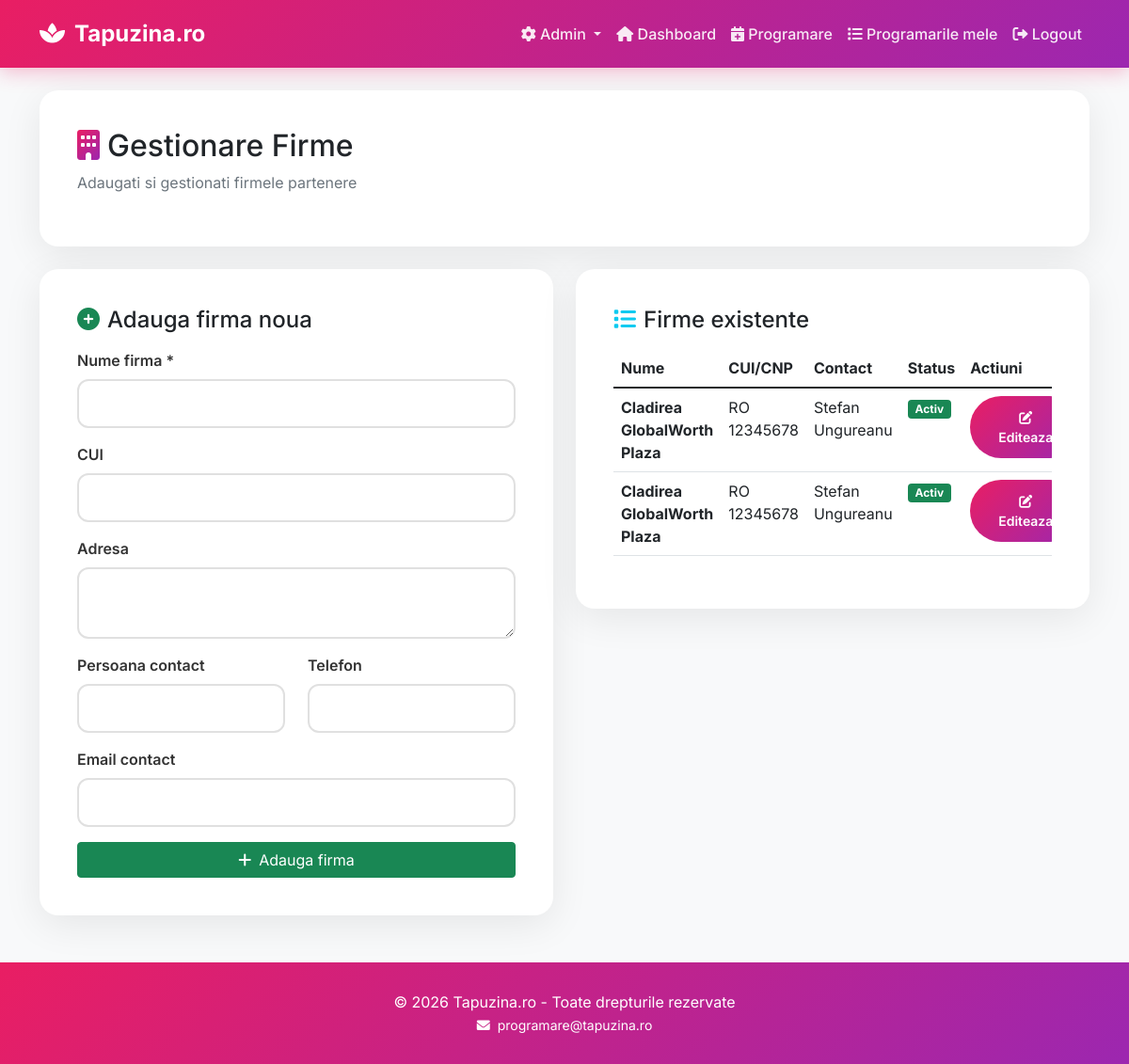
Screenshot of /admin-companies/ (signed in) with the database file from the repository.
### bookings/models.py (models this page shows, shortened)
class Company(models.Model):
    name = models.CharField(max_length=200, verbose_name="Nume firma")
    cui = models.CharField(max_length=50, blank=True, verbose_name="CUI")
    address = models.TextField(blank=True, verbose_name="Adresa firma")
    contact_person = models.CharField(max_length=100, blank=True, verbose_name="Persoana contact")
    contact_phone = models.CharField(max_length=20, blank=True, verbose_name="Telefon contact")
    contact_email = models.EmailField(blank=True, verbose_name="Email contact")
    is_active = models.BooleanField(default=True, verbose_name="Activ")
    created_at = models.DateTimeField(auto_now_add=True)
    class Meta:
        verbose_name = "Firma"
        verbose_name_plural = "Firme"
        ordering = ['name']

### bookings/views.py (the view)
# urls.py: path('admin-companies/', views.admin_companies, name='admin_companies'),
@login_required
@user_passes_test(is_admin)
def admin_companies(request):
    companies = Company.objects.all().order_by('name')
    return render(request, 'admin_companies.html', {'companies': companies})

### bookings/views.py (called while the page is built)
def is_admin(user):
    return user.is_staff or user.is_superuser

### bookings/templates/admin_companies.html (shortened to what this page needs)
{% extends 'base.html' %}
{% block content %}
<div class="row">
    <div class="col-12">
        <div class="card p-4 mb-4">
            <div class="card-body">
                <h2><i class="fas fa-building text-gradient me-2"></i>Gestionare Firme</h2>
                <p class="text-muted">Adaugati si gestionati firmele partenere</p>
            </div>
        </div>
    </div>
</div>
<div class="row">
    <div class="col-md-6">
        <div class="card p-4">
            <div class="card-body">
                <h4 class="mb-3"><i class="fas fa-plus-circle text-success me-2"></i>Adauga firma noua</h4>
                <form method="post" action="{% url 'add_company' %}">
                    <div class="mb-3">
                        <label class="form-label">Nume firma *</label>
                        <input type="text" name="name" class="form-control" required>
                    </div>
                    <div class="mb-3">
                        <label class="form-label">CUI</label>
                        <input type="text" name="cui" class="form-control">
                    </div>
                    <div class="mb-3">
                        <label class="form-label">Adresa</label>
                        <textarea name="address" class="form-control" rows="2"></textarea>
                    </div>
                    <div class="row">
                        <div class="col-md-6 mb-3">
                            <label class="form-label">Persoana contact</label>
                            <input type="text" name="contact_person" class="form-control">
                        </div>
                        <div class="col-md-6 mb-3">
                            <label class="form-label">Telefon</label>
                            <input type="text" name="contact_phone" class="form-control">
                        </div>
                    </div>
                    <div class="mb-3">
                        <label class="form-label">Email contact</label>
                        <input type="email" name="contact_email" class="form-control">
                    </div>
                    <button type="submit" class="btn btn-success w-100">
                        <i class="fas fa-plus me-2"></i>Adauga firma
                    </button>
                </form>
            </div>
        </div>
    </div>
    <div class="col-md-6">
        <div class="card p-4">
            <div class="card-body">
                <h4 class="mb-3"><i class="fas fa-list text-info me-2"></i>Firme existente</h4>
                <div class="table-responsive">
                    <table class="table table-hover">
                        <thead>
    <tr>
        <th>Nume</th>
        <th>CUI/CNP</th>
        <th>Contact</th>
        <th>Status</th>
        <th>Actiuni</th>
    </tr>
</thead>
<tbody>
    {% for company in companies %}
    <tr>
        <td><strong>{{ company.name }}</strong></td>
        <td>{{ company.cui|default:"-" }}</td>
        <td>{{ company.contact_person|default:"-" }}</td>
        <td>
            {% if company.is_active %}
                <span class="badge bg-success">Activ</span>
            {% else %}
                <span class="badge bg-danger">Inactiv</span>
            {% endif %}
        </td>
        <td>
            <a href="{% url 'edit_company' company.id %}" class="btn btn-sm btn-primary">
                <i class="fas fa-edit"></i> Editeaza
            </a>
        </td>
    </tr>
    {% empty %}
    <tr>
        <td colspan="5" class="text-center text-muted">Nu exista firme configurate.</td>
    </tr>
    {% endfor %}
</tbody>
                    </table>
                </div>
            </div>
        </div>
    </div>
</div>
{% endblock %}

### bookings/templates/base.html (style rules this page uses)
:root { --primary: #e91e63; --secondary: #9c27b0; --gradient: linear-gradient(135deg, #e91e63 0%, #9c27b0 100%); }
* { margin: 0; padding: 0; box-sizing: border-box; }
body { font-family: 'Inter', sans-serif; min-height: 100vh; background: #f8f9fa; }
.card { border: none; border-radius: 20px; box-shadow: 0 10px 40px rgba(0,0,0,0.08); transition: all 0.3s; overflow: hidden; }
.btn-primary { background: var(--gradient); border: none; padding: 12px 30px; border-radius: 50px; font-weight: 600; transition: all 0.3s; }
.text-gradient { background: var(--gradient); -webkit-background-clip: text; -webkit-text-fill-color: transparent; }
.form-control { border-radius: 12px; border: 2px solid #e0e0e0; padding: 12px 16px; transition: all 0.3s; }
.form-label { font-weight: 600; color: #333; }

### rows the page displays
Company: name "Cladirea GlobalWorth Plaza", cui "RO 12345678", contact_person "Stefan Ungureanu", is_active "Activ"
Company: name "Cladirea GlobalWorth Plaza", cui "RO 12345678", contact_person "Stefan Ungureanu", is_active "Activ"
